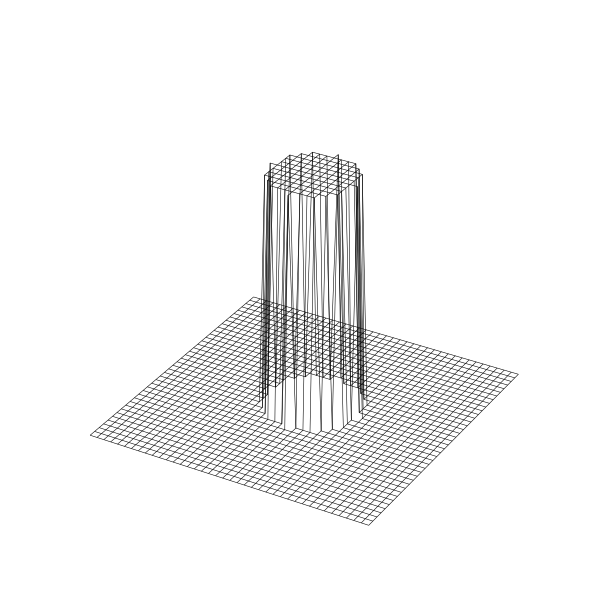

Write Python code to recreate this figure.
import sys
import numpy as np
import matplotlib.pyplot as plt
from mpl_toolkits.mplot3d import Axes3D  # noqa: F401
from libDIP.lpFilterTF4e import lpFilterTF4e

# Generate transfer function
meshILPF = (lpFilterTF4e('ideal', 40, 40, 6))

# Display
fig = plt.figure(figsize=(6, 6))
ax = fig.add_subplot(1, 1, 1, projection='3d')

# MATLAB mesh: wireframe only
X, Y = np.meshgrid(np.arange(meshILPF.shape[1]), np.arange(meshILPF.shape[0]))
ax.plot_wireframe(X, Y, meshILPF, color='black', linewidth=0.4)
ax.set_axis_off()

plt.tight_layout()
plt.savefig('Figure439.png')
plt.show()
